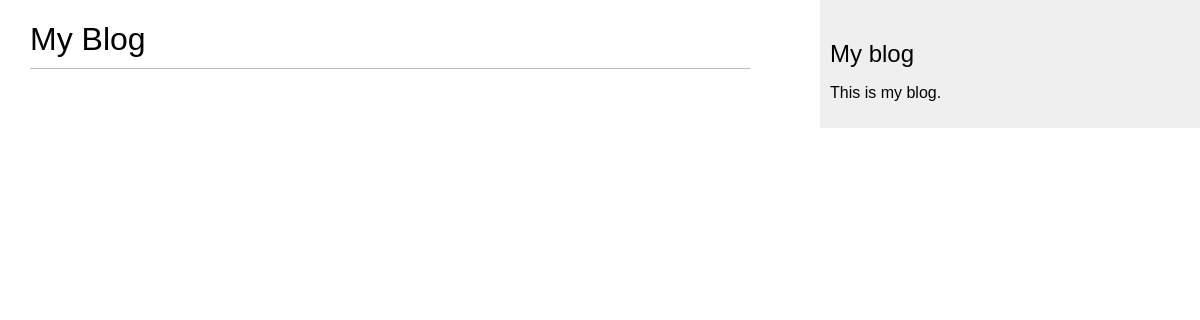
The page /blog/ on the database as committed earlier.
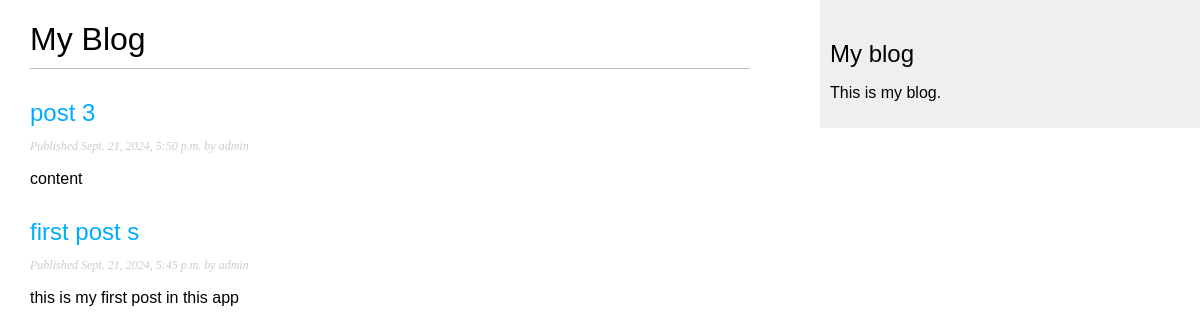
The same page on the database as committed later.
### blog/models.py (models this page shows, shortened)
class Post(models.Model):
    class Status(models.TextChoices):
        DRAFT = 'DF','Draft'
        PUBLISHED = 'PB','Published'
    title = models.CharField(max_length=120)
    slug = models.SlugField(
        max_length=250,
        unique_for_date='publish'
    )
    author = models.ForeignKey(
        settings.AUTH_USER_MODEL,
        on_delete=models.CASCADE,
        related_name='blog_posts')
    body = models.TextField()
    publish = models.DateTimeField(default=timezone.now)
    created = models.DateTimeField(auto_now_add=True)
    updated = models.DateTimeField(auto_now=True)
    status = models.CharField(
        max_length=2,
        choices=Status,
        default=Status.DRAFT
    )
    objects = models.Manager()
    published = PublishedManager()
    class Meta:
        ordering = ['-publish']
        indexes = [
            models.Index(fields=['-publish'])
        ]
    def get_absolute_url(self):
        return reverse(
            'blog:post_detail',
            args=[
                self.publish.year,
                self.publish.month,
                self.publish.day,
                self.slug
            ]
        )

### blog/views.py (the view)
# urls.py: path('',post_list,name='post_list'),
def post_list(request):
    posts = Post.published.all()
    return render(
        request,
        'blog/post/list.html',
        {'posts':posts}
    )

### blog/models.py (called while the page is built)
    def get_queryset(self) -> models.QuerySet:
        return super().get_queryset().filter(status=Post.Status.PUBLISHED)

### blog/templates/blog/post/list.html (shortened to what this page needs)
{% extends "blog/base.html" %}
{% block content %}
  <h1>My Blog</h1>
  {% for post in posts %}
    <h2>
      <a href="{{post.get_absolute_url}}">
        {{ post.title }}
      </a>
    </h2>
    <p class="date">
      Published {{ post.publish }} by {{ post.author }}
    </p>
    {{ post.body|truncatewords:30|linebreaks }}
  {% endfor %}
{% endblock %}

### blog/templates/blog/base.html (shortened to what this page needs)
{% load static %}
<!DOCTYPE html>
<html lang="en">
<head>
    <link rel="stylesheet" href="{% static 'css/blog.css'%}">
</head>
<body>
    <div id="content">
        {% block content %}{% endblock %}
    </div>
    <div id="sidebar">
        <h2>My blog</h2>
        <p>This is my blog.</p>
    </div>
</body>
</html>

### blog/static/css/blog.css (style rules this page uses)
body { margin:0; padding:0; font-family:helvetica, sans-serif; }
a { color:#00abff; text-decoration:none; }
h1 { font-weight:normal; border-bottom:1px solid #bbb; padding:0 0 10px 0; }
h2 { font-weight:normal; margin:30px 0 0; }
#content { float:left; width:60%; padding:0 0 0 30px; }
#sidebar { float:right; width:30%; padding:10px; background:#efefef; height:100%; }
p.date { color:#ccc; font-family: georgia, serif; font-size: 12px; font-style: italic; }

Rows that differ between the two databases and show on the page:
added Post: title "post 3", publish "Sept. 21, 2024, 5:50 p.m.", author "admin", body "content"
added Post: title "first post s", publish "Sept. 21, 2024, 5:45 p.m.", author "admin", body "this is my first post in this app"
